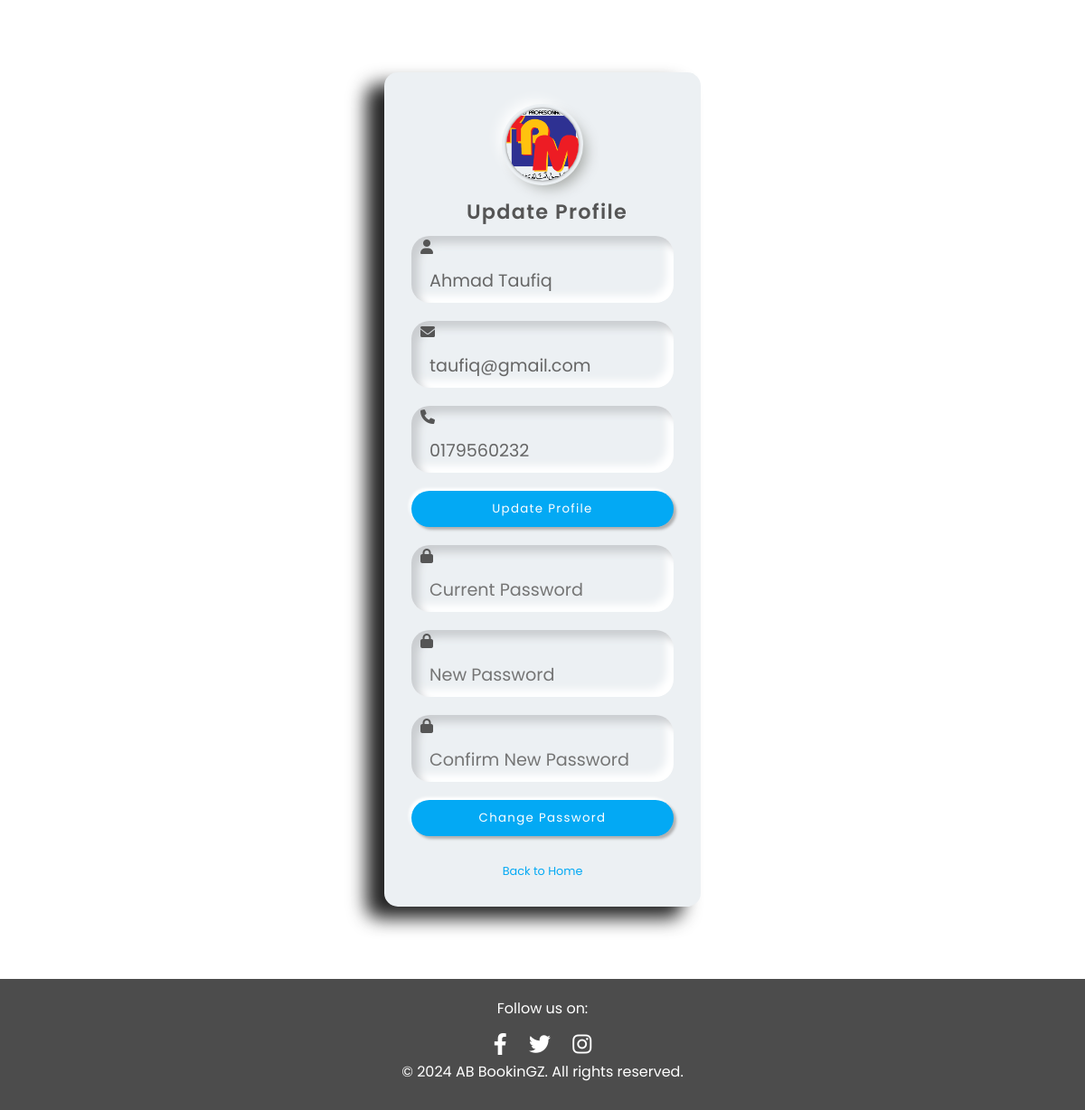
The page /update_profile/ (signed in) on the database its author committed.
### ABhallbooking/models.py (models this page shows, shortened)
class User(AbstractBaseUser, PermissionsMixin):
    id = models.AutoField(primary_key=True)  # Explicitly define primary key
    email = models.EmailField(unique=True)
    full_name = models.CharField(max_length=100)
    student_id = models.CharField(max_length=15, unique=True)
    phone_number = models.CharField(max_length=15, null=True, blank=True)
    is_active = models.BooleanField(default=True)
    is_staff = models.BooleanField(default=False)
    objects = CustomUserManager()
    USERNAME_FIELD = 'email'
    REQUIRED_FIELDS = ['full_name', 'student_id', 'phone_number']

### ABhallbooking/views.py (the view)
# urls.py: path('update_profile/', views.update_profile, name='update_profile'),
@login_required
def update_profile(request):
    if request.method == 'POST':
        user_form = UserProfileForm(request.POST, instance=request.user)
        password_form = CustomPasswordChangeForm(request.user, request.POST)
        if 'update_profile' in request.POST:
            if user_form.is_valid():
                user_form.save()
                message = quote("Your profile has been updated successfully.")
                return redirect(f'/update_profile/?message={message}')
        elif 'change_password' in request.POST:
            if password_form.is_valid():
                user = password_form.save()
                update_session_auth_hash(request, user)  # Important!
                message = quote("Your password was successfully updated!")
                return redirect(f'/update_profile/?message={message}')
    else:
        user_form = UserProfileForm(instance=request.user)
        password_form = CustomPasswordChangeForm(request.user)
    return render(request, 'update_profile.html', {
        'user_form': user_form,
        'password_form': password_form
    })

### ABhallbooking/forms.py
class UserProfileForm(forms.ModelForm):
    class Meta:
        model = User
        fields = ['full_name', 'email', 'phone_number']
        widgets = {
            'full_name': forms.TextInput(attrs={'placeholder': 'Full Name'}),
            'email': forms.EmailInput(attrs={'placeholder': 'Email'}),
            'phone_number': forms.TextInput(attrs={'placeholder': 'Phone Number'}),
        }

class CustomPasswordChangeForm(PasswordChangeForm):
    def __init__(self, *args, **kwargs):
        super().__init__(*args, **kwargs)
        self.fields['old_password'].widget = forms.PasswordInput(attrs={'placeholder': 'Current Password'})
        self.fields['new_password1'].widget = forms.PasswordInput(attrs={'placeholder': 'New Password'})
        self.fields['new_password2'].widget = forms.PasswordInput(attrs={'placeholder': 'Confirm New Password'})

### ABhallbooking/templates/update_profile.html (shortened to what this page needs)
{% load static %}
<!DOCTYPE html>
<html lang="en">
<head>
    <link rel="stylesheet" href="https://cdnjs.cloudflare.com/ajax/libs/font-awesome/6.0.0-beta3/css/all.min.css" />
</head>
<body>
    <div class="wrapper">
        <div class="logo">
            <img src="{% static 'image/logokpm.png' %}" alt="Logo">
        </div>
        <div class="name">Update Profile</div>
        <form method="POST" action="{% url 'update_profile' %}">
            <div class="form-field">
                <span class="fas fa-user"></span>
                {{ user_form.full_name }}
            </div>
            <div class="form-field">
                <span class="fas fa-envelope"></span>
                {{ user_form.email }}
            </div>
            <div class="form-field">
                <span class="fas fa-phone"></span>
                {{ user_form.phone_number }}
            </div>
            <button class="btn" type="submit" name="update_profile">Update Profile</button>
        </form>
        <form method="POST" action="{% url 'update_profile' %}">
            <div class="form-field">
                <span class="fas fa-lock"></span>
                {{ password_form.old_password }}
            </div>
            <div class="form-field">
                <span class="fas fa-lock"></span>
                {{ password_form.new_password1 }}
            </div>
            <div class="form-field">
                <span class="fas fa-lock"></span>
                {{ password_form.new_password2 }}
            </div>
            <button class="btn" type="submit" name="change_password">Change Password</button>
        </form>
        <a href="{% url 'index' %}">Back to Home</a>
    </div>
    <footer class="footer">
        <p>Follow us on:</p>
        <div class="social-icons">
            <a href="https://www.facebook.com/mediakpmim"><i class="fab fa-facebook-f"></i></a>
            <a href="https://x.com/?lang=en"><i class="fab fa-twitter"></i></a>
            <a href="https://www.instagram.com"><i class="fab fa-instagram"></i></a>
        </div>
        <p>&copy; 2024 AB BookinGZ. All rights reserved.</p>
    </footer>
</body>
</html>

### rows shown on the page
User: full_name "Ahmad Taufiq", email "taufiq@gmail.com", phone_number "0179560232"
